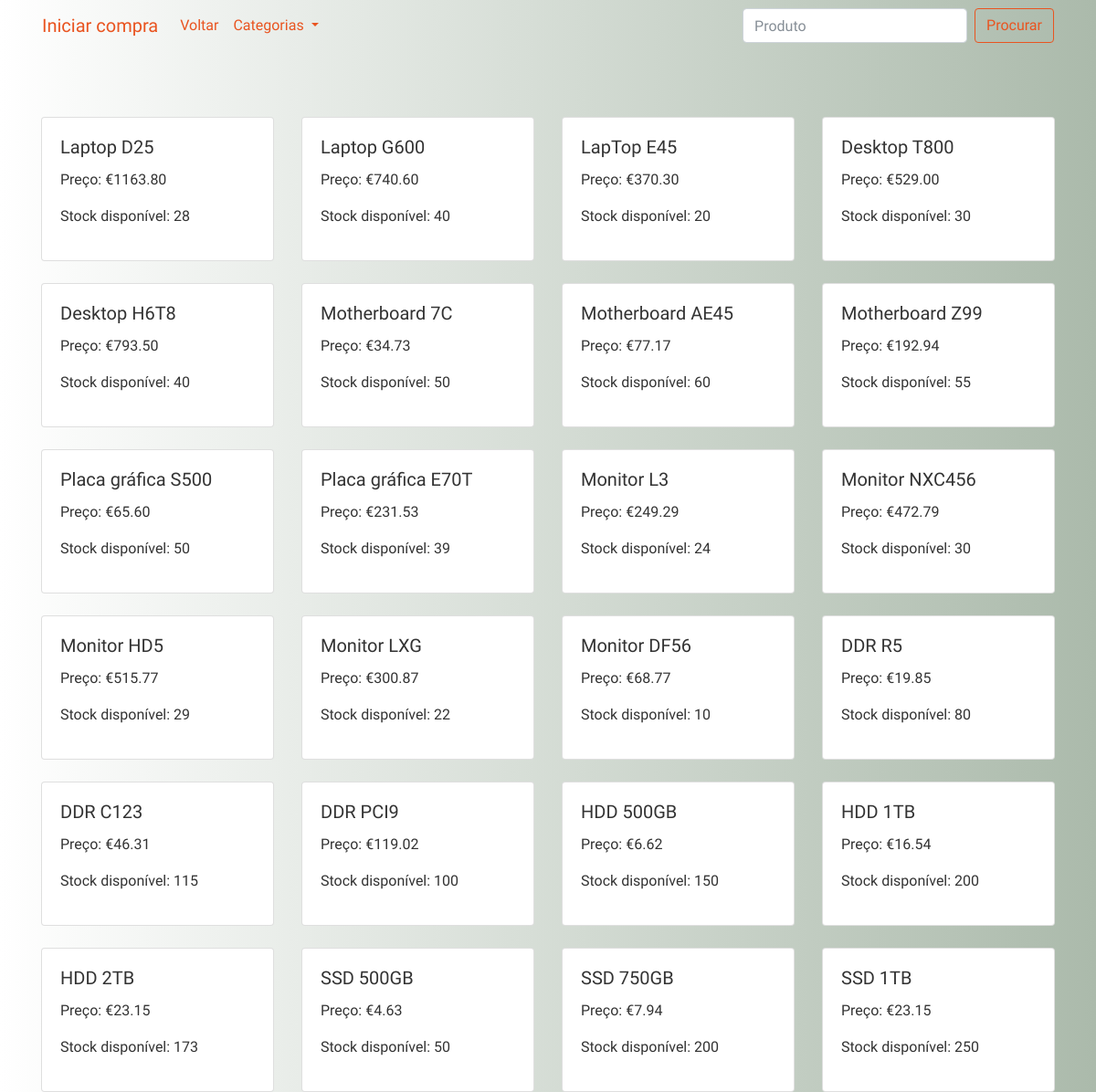
Page /view-store on the earlier database version.
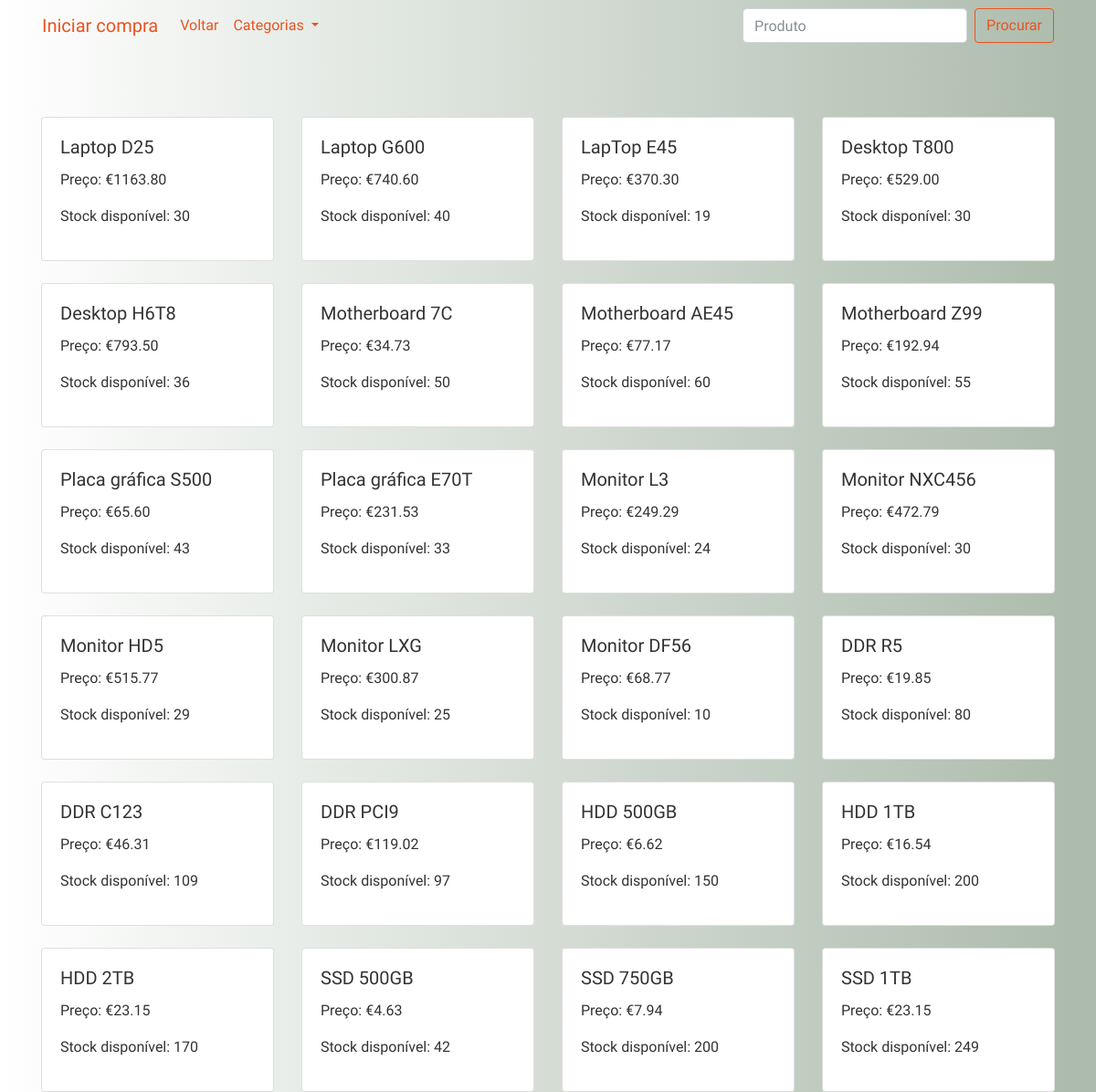
Same page on the later database version.
### infortech/products/models.py (models this page shows, shortened)
class Product(db.Model):
    id = db.Column(db.Integer, primary_key=True)
    pub_date = db.Column(db.DateTime, default=datetime.utcnow)
    name = db.Column(db.String(80), nullable=False)
    max_stock = db.Column(db.Integer, nullable=False)
    stock = db.Column(db.Integer, nullable=False)
    sector = db.Column(db.Integer, nullable=False)
    supplier_discount = db.Column(db.Integer, nullable=False)
    base_price = db.Column(db.Float, nullable=False)
    price_paid = db.Column(db.Float, nullable=False)
    product_IVA = db.Column(db.Integer, nullable=False)
    price = db.Column(db.Numeric(10, 2), nullable=False)
    total_order = db.Column(db.Integer, nullable=False)
    supplier_id = db.Column(db.Integer, db.ForeignKey('supplier.id'),
                            nullable=False)
    supplier = db.relationship('Supplier',
                               backref=db.backref('products', lazy=True))
    category_id = db.Column(db.Integer, db.ForeignKey('category.id'),
                            nullable=False)
    category = db.relationship('Category',
                               backref=db.backref('categories', lazy=True))

### infortech/users/routes.py (the view)
@app.route('/view-store', methods=['GET', 'POST'])
def view_store():
    products = Product.query.filter(Product.stock > 0).order_by(Product.id)
    suppliers = Supplier.query.all()
    categories = Category.query.join(Product, (Category.id == Product.category_id)).all()
    return render_template('users/view_store.html', products=products, suppliers=suppliers, categories=categories)

### infortech/templates/users/view_store.html (shortened to what this page needs)
{% extends "layout.html" %}
{% block content %}
<div class="container-fluid">
    <nav class="navbar navbar-expand-lg bg-body-tertiary">
  <div class="container-fluid">
    <a class="navbar-brand" href="/store">Iniciar compra</a>
    <div class="collapse navbar-collapse" id="navbarNav">
      <ul class="navbar-nav">
        <li class="nav-item">
          <a class="nav-link" href="/">Voltar</a>
        </li>
        <li class="nav-item dropdown">
          <a class="nav-link dropdown-toggle" href="#" role="button" data-bs-toggle="dropdown" aria-expanded="false" aria-haspopup="true">
            Categorias
          </a>
      </ul>
    </div>
          <form class="form-inline my-2 my-lg-0" action="{{ url_for('view_store_result')}}">
            <input class="form-control mr-sm-2" type="search" placeholder="Produto" aria-label="Search" name="q">
            <button class="btn btn-outline-primary my-2 my-sm-0" type="submit">Procurar</button>
          </form>
  </div>
</nav>
</div>
<div class="container-lg mt-5">
  <div class="row">
{% if category %}
{% for c in category %}
      {% if c.stock > 0 %}
    <div class="col-md-3 mt-4">
  <div class="card">
  <div class="card-body">
    <h5 class="card-title">{{c.name}}</h5>
    <p class="card-text">Preço: €{{c.price}}</p>
    <p>Stock disponível: {{ c.stock }}</p>
  </div>
  </div>
    </div>
      {% endif %}
{% endfor %}
      {% else %}
 {% for product in products %}
      {% if product.stock > 0 %}
    <div class="col-md-3 mt-4">
  <div class="card">
  <div class="card-body">
    <h5 class="card-title">{{product.name}}</h5>
    <p class="card-text">Preço: €{{product.price}}</p>
    <p>Stock disponível: {{ product.stock }}</p>
  </div>
  </div>
    </div>
      {% endif %}
{% endfor %}
      {% endif %}
  </div>
</div>
{% endblock %}

### infortech/templates/layout.html (shortened to what this page needs)
<!DOCTYPE html>
<html lang="en">
<head>
    <link rel="stylesheet" href="https://cdn.jsdelivr.net/npm/bootswatch@4.5.2/dist/united/bootstrap.min.css"
>
    <link rel="stylesheet" href="{{url_for('static', filename='main.css')}}">
</head>
<body>
{% block content %}
{% endblock content %}
</body>
</html>

### infortech/static/main.css (style rules this page uses)
body { background: #abbaab; background: -webkit-linear-gradient(to right, #ffffff, #abbaab); background: linear-gradient(to right, #ffffff, #abbaab); }
div ul { position:absolute; top:500; right:500; left:500; margin:0px; padding:65px }

Differences in the rows shown:
changed Product "Laptop D25": stock "28" → "30"
changed Product "LapTop E45": stock "20" → "19"
changed Product "Desktop H6T8": stock "40" → "36"
changed Product "Placa gráfica S500": stock "50" → "43"
changed Product "Placa gráfica E70T": stock "39" → "33"
changed Product "Monitor LXG": stock "22" → "25"
changed Product "DDR C123": stock "115" → "109"
changed Product "DDR PCI9": stock "100" → "97"
changed Product "HDD 2TB": stock "173" → "170"
changed Product "SSD 500GB": stock "50" → "42"
changed Product "SSD 1TB": stock "250" → "249"
